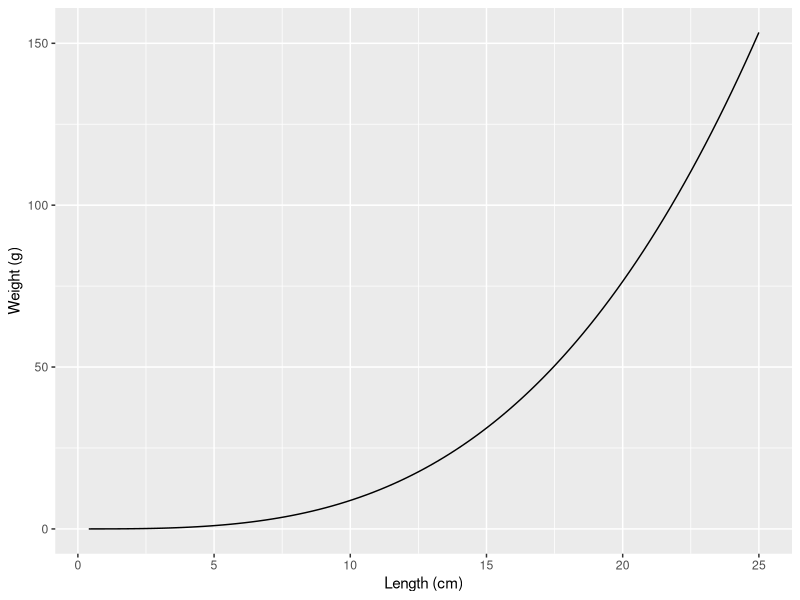
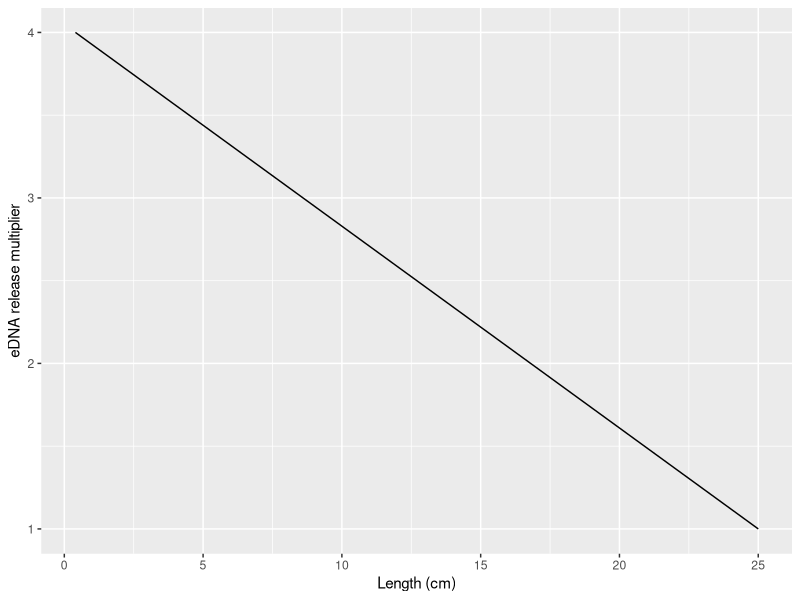
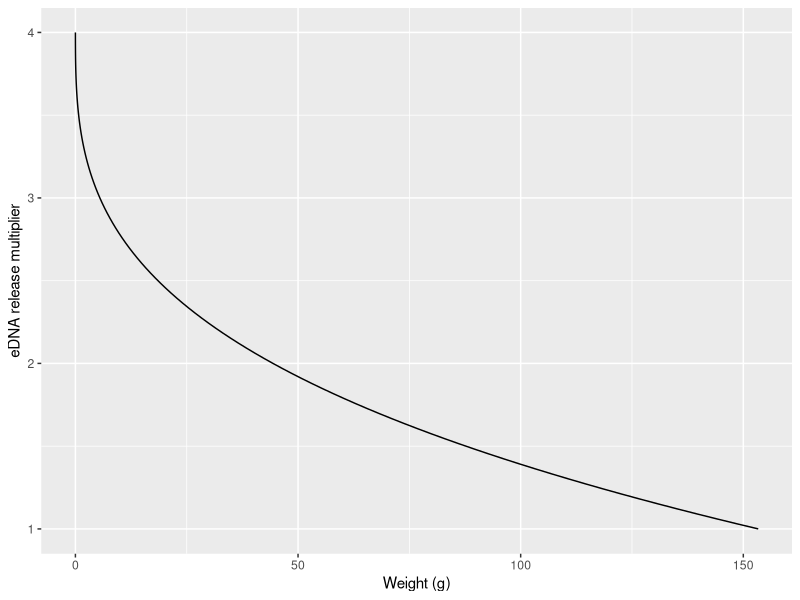
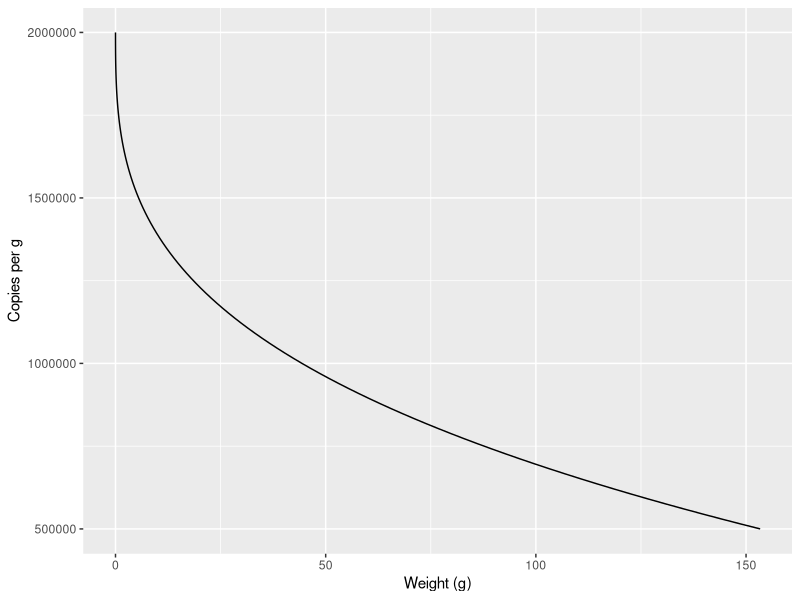
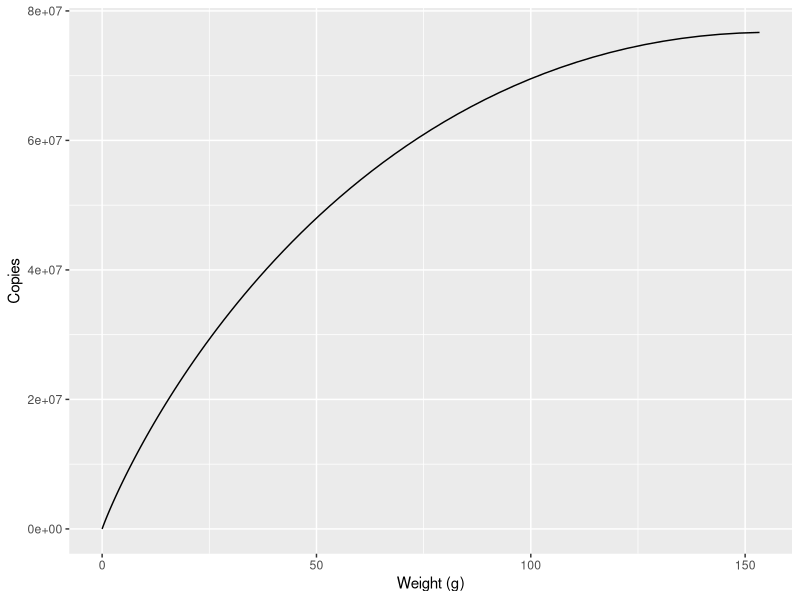
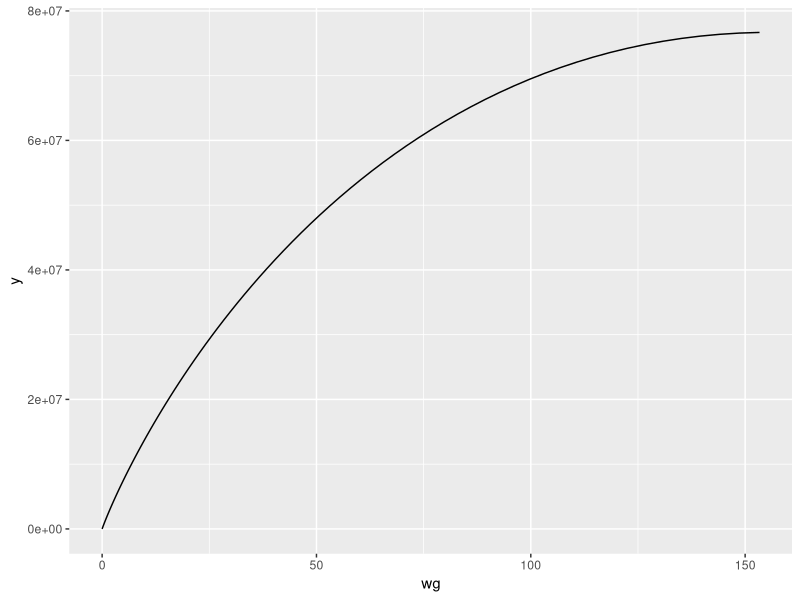

Reproduce these figures in R, in order.
# Eulachon allometry and eDNA
# Try to understand the difference between potential biomass and age structure
# weight-length relationship from Harvey 1987: W=0.00667L^3.12 (cm,gr)
# max length - ~25cm
# larvae - ~4-8mm = 0.4-0.8cm

library(tidyverse)

lw <- function(l){
  0.00667*l^(3.12)
}
wl <- function(w){
  (w/0.00667)^(1/3.12)
}

lwdat <- tibble(lcm=seq(0.4,25,length.out=100)) %>% 
  mutate(wg=lw(lcm))

glimpse(lwdat)
lwdat %>% 
  ggplot(aes(lcm,wg))+
  geom_line()+
  labs(x="Length (cm)",y="Weight (g)")

# eDNA shedding varies by life history stage/size
# We adopt the values directly from Maruyama et al. 2014, who studied juvenile and adult sunfish,
# which are actually similar length to eulachon. The release rate of juveniles (0.5-2g) was about
# 4 times that of adults (30-75g). What if we assume a release rate multiplier that scales down as
# the animal grows, from a max of 4 down to a minimum of 1

lwdat <- lwdat %>% 
  mutate(rscl=seq(4,1,length.out=100))
lwdat %>% 
  ggplot(aes(lcm,rscl))+
  geom_line()+
  labs(x="Length (cm)",y="eDNA release multiplier")
lwdat %>% 
  ggplot(aes(wg,rscl))+
  geom_line()+
  labs(x="Weight (g)",y="eDNA release multiplier")

# finally, if we pin this to some known eDNA release rate, we can get a sense for how different the final
# estimated biomass might be, depending on the age structure of our samples
# Again, following Maruyama et al., adults were shedding ~5*10^5 copies/g. use this to scale

lwdat <- lwdat %>% 
  mutate(copies_per_g=rscl*5e5) %>%
  mutate(total_copies=copies_per_g*wg)
lwdat %>% 
  ggplot(aes(wg,copies_per_g))+
  geom_line()+
  labs(x="Weight (g)",y="Copies per g")

lwdat %>% 
  ggplot(aes(wg,total_copies))+
  geom_line()+
  labs(x="Weight (g)",y="Copies")

copies_fxn <- function(jscl=4,minw,maxw,wg,sa=5e5){
  l <- wl(wg)
  minl <- wl(minw)
  maxl <- wl(maxw)
  scl=(1-(l-minl)/(maxl-minl))
  scl2 = (jscl-1)*scl+1
  cpg = scl2*sa
  tc = cpg*wg
  tc
  # scl2
}

x <- lwdat %>% 
  mutate(y=copies_fxn(wg=wg,minw=min(wg),maxw=max(wg)))

glimpse(x)
x %>% ggplot(aes(wg,y))+geom_line()

# allometric scaling of shedding?
shed <- function(a,b=0.7,wg){
  a*wg^b
}

